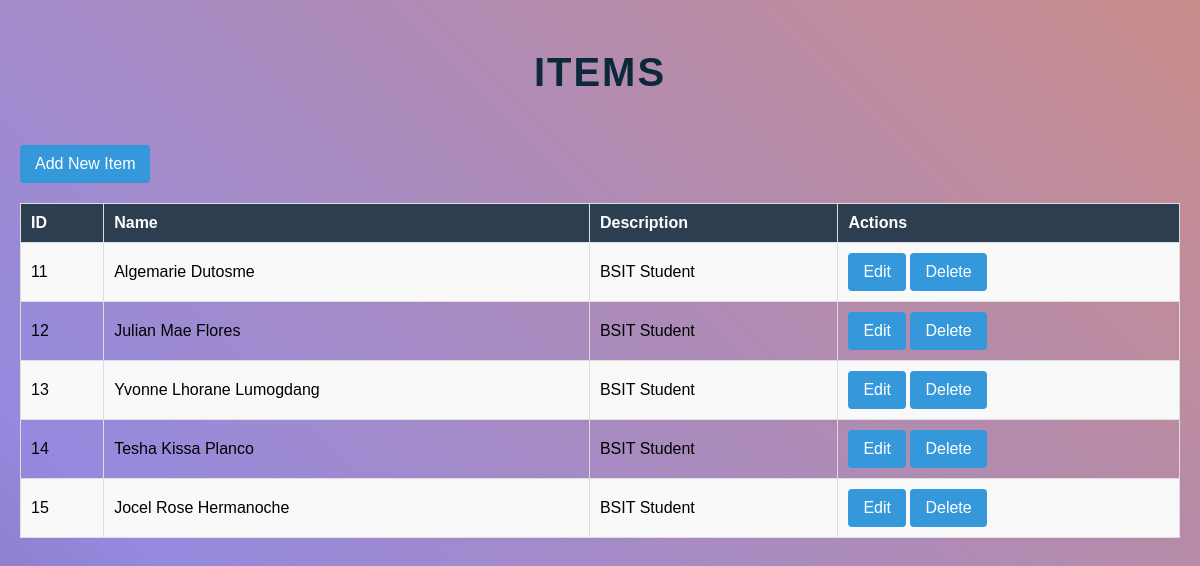
The page / on the database its author committed.
### tables this page shows
CREATE TABLE `items` (
  `id` int(11) NOT NULL COMMENT 'PRIMARY',
  `name` varchar(255) NOT NULL,
  `description` text NOT NULL,
  `created_at` timestamp NOT NULL DEFAULT current_timestamp()
);

### index.php (the view, shortened to what this page needs)
<?php include 'db.php'; ?>
<!DOCTYPE html>
<html lang="en">
<head>
 <link rel="stylesheet" href="style.css">
</head>
<body>
 <h1>Items</h1>
 <a href="create.php">Add New Item</a>
 <table border="1">
 <tr>
 <th>ID</th>
 <th>Name</th>
 <th>Description</th>
 <th>Actions</th>
 </tr>
 <?php
 $stmt = $conn->query("SELECT * FROM items");
 while ($row = $stmt->fetch(PDO::FETCH_ASSOC)) {
 echo "<tr>
 <td>{$row['id']}</td>
 <td>{$row['name']}</td>
 <td>{$row['description']}</td>
 <td>
 <a href='update.php?id={$row['id']}'>Edit</a>
 <a href='delete.php?id={$row['id']}'>Delete</a>
 </td>
 </tr>";
 }
 ?>
 </table>
</body>
</html>

### style.css (style rules this page uses)
* { margin: 0; padding: 0; box-sizing: border-box; }
body { height: 100vh; width: 100%; font-family: Arial, sans-serif; background: linear-gradient(45deg, #42181d, #958adf, #d68d76, #23d5ab); padding: 20px; background-size: 300% 300%; animation: color 12s ease-in-out infinite; }
h1 { text-align: center; margin-bottom: 20px; color: #ffffff; letter-spacing: 2px; text-transform: uppercase; }
a { text-decoration: none; color: white; background-color: #3498db; padding: 10px 15px; border-radius: 4px; font-size: 16px; text-align: center; display: inline-block; transition: background-color 0.3s, transform 0.2s; }
table { width: 100%; border-collapse: collapse; margin-top: 20px; }
table th, table td { padding: 10px; text-align: left; border: 1px solid #ddd; }
table th { background-color: #2c3e50; color: white; }
table tr:nth-child(even) { background-color: #f9f9f9; }
h1 { padding: 30px 40px; color: #0c293b; font-size: 2.5rem; font-weight: 600; border-radius: 8px; }

### rows shown on the page
items: id "11", name "Algemarie Dutosme", description "BSIT Student"
items: id "12", name "Julian Mae Flores", description "BSIT Student"
items: id "13", name "Yvonne Lhorane Lumogdang", description "BSIT Student"
items: id "14", name "Tesha Kissa Planco", description "BSIT Student"
items: id "15", name "Jocel Rose Hermanoche", description "BSIT Student"
